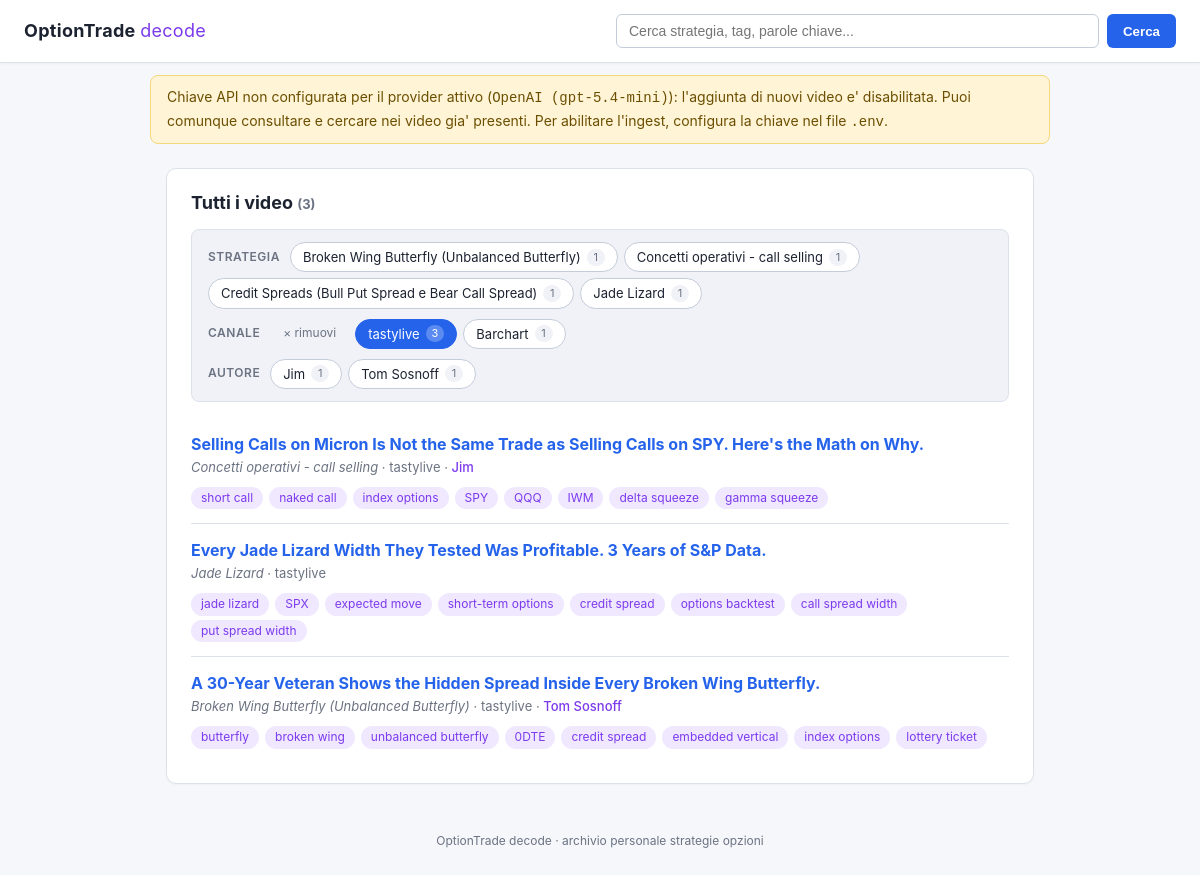
The page /search?canale=tastylive on the database its author committed.
### tables this page shows
CREATE TABLE videos (
    id           INTEGER PRIMARY KEY AUTOINCREMENT,
    url          TEXT NOT NULL UNIQUE,
    video_id     TEXT NOT NULL,
    titolo       TEXT NOT NULL DEFAULT '',
    canale       TEXT NOT NULL DEFAULT '',
    durata_sec   INTEGER,
    lingua_orig  TEXT NOT NULL DEFAULT '',
    strategia    TEXT NOT NULL DEFAULT '',
    tag          TEXT NOT NULL DEFAULT '',
    trascrizione TEXT NOT NULL DEFAULT '',
    sintesi_it   TEXT NOT NULL DEFAULT '',
    created_at   TEXT NOT NULL
, autore TEXT NOT NULL DEFAULT '', topics TEXT NOT NULL DEFAULT '');

### app.py (the view)
@app.route("/search")
def search():
    query = (request.args.get("q") or "").strip()
    strategia = (request.args.get("strategia") or "").strip() or None
    canale = (request.args.get("canale") or "").strip() or None
    autore = (request.args.get("autore") or "").strip() or None
    risultati = db.search(query, strategia=strategia, canale=canale, autore=autore)
    return render_template(
        "search.html",
        query=query,
        risultati=risultati,
        facets=db.facets(),
        filtro_strategia=strategia,
        filtro_canale=canale,
        filtro_autore=autore,
    )

### app.py (called while the page is built)
@app.context_processor
def inject_globals():
    return {
        "api_key_present": has_api_key(),
        "provider_label": provider_label(),
    }

### db.py (called while the page is built, shortened)
@contextmanager
def connect() -> Iterator[sqlite3.Connection]:
    DB_PATH.parent.mkdir(parents=True, exist_ok=True)
    conn = sqlite3.connect(DB_PATH)
    conn.row_factory = sqlite3.Row
    try:
        yield conn
        conn.commit()
    finally:
        conn.close()

def list_recent(
    limit: int = 50,
    *,
    strategia: str | None = None,
    canale: str | None = None,
    autore: str | None = None,
) -> list[sqlite3.Row]:
    where, params = _filter_clauses(strategia, canale, autore)
    sql = (
        "SELECT id, titolo, strategia, tag, topics, canale, autore, created_at "
        "FROM videos"
    )
    if where:
        sql += " WHERE " + " AND ".join(where)
    sql += " ORDER BY id DESC LIMIT ?"
    params.append(limit)
    with connect() as conn:
        return conn.execute(sql, params).fetchall()

def search(
    query: str,
    limit: int = 50,
    *,
    strategia: str | None = None,
    canale: str | None = None,
    autore: str | None = None,
) -> list[sqlite3.Row]:
    if not query.strip():
        return list_recent(limit, strategia=strategia, canale=canale, autore=autore)

def _filter_clauses(
    strategia: str | None,
    canale: str | None,
    autore: str | None,
    table_alias: str = "",
) -> tuple[list[str], list]:
    prefix = f"{table_alias}." if table_alias else ""
    where: list[str] = []
    params: list = []
    if strategia:
        where.append(f"{prefix}strategia = ?")
        params.append(strategia)
    if canale:
        where.append(f"{prefix}canale = ?")
        params.append(canale)
    if autore:
        where.append(f"{prefix}autore = ?")
        params.append(autore)
    return where, params

### ingest.py (called while the page is built)
def _provider() -> str:
    return (os.getenv("LLM_PROVIDER", "openai") or "openai").strip().lower()

def has_api_key() -> bool:
    if _provider() == "anthropic":
        return bool(os.getenv("ANTHROPIC_API_KEY", "").strip())
    return bool(os.getenv("OPENAI_API_KEY", "").strip())

def provider_label() -> str:
    p = _provider()
    if p == "anthropic":
        return f"Anthropic ({os.getenv('CLAUDE_MODEL', 'claude-sonnet-4-6')})"
    return f"OpenAI ({os.getenv('OPENAI_MODEL', 'gpt-5.4-mini')})"

### templates/search.html (shortened to what this page needs)
{% extends "base.html" %}
{% block content %}
<section class="card">
  <h2>
    {% if query %}Risultati per "{{ query }}"{% else %}Tutti i video{% endif %}
    <span class="muted small">({{ risultati|length }})</span>
  </h2>
  {% set base_endpoint = 'search' %}
  {% set base_query = {'q': query} %}
  {% include "_filter_bar.html" %}
  {% if risultati %}
    <ul class="video-list">
      {% for r in risultati %}
        <li>
          <a href="{{ url_for('video_detail', video_pk=r['id']) }}"><strong>{{ r['titolo'] or '(senza titolo)' }}</strong></a>
          <div class="meta">
            {% if r['strategia'] %}<em>{{ r['strategia'] }}</em>{% endif %}
            {% if r['canale'] %}&middot; {{ r['canale'] }}{% endif %}
            {% if r['autore'] %}&middot; <span class="autore">{{ r['autore'] }}</span>{% endif %}
          </div>
          {% if r['tag'] %}<div class="tags">{% for t in r['tag'].split(',') %}<span class="tag">{{ t.strip() }}</span>{% endfor %}</div>{% endif %}
        </li>
      {% endfor %}
    </ul>
  {% else %}
    <p class="muted">Nessun risultato.</p>
  {% endif %}
</section>
{% endblock %}

### templates/_filter_bar.html (shortened to what this page needs)
{% if facets.strategia or facets.canale %}
<div class="filter-bar">
  {% if facets.strategia %}
    <div class="group">
      <span class="label">Strategia</span>
      {% for nome, n in facets.strategia[:12] %}
        <a class="chip {% if filtro_strategia == nome %}active{% endif %}"
           href="{{ chip_url(base_endpoint, base_query, 'strategia', None if filtro_strategia == nome else nome)|trim }}">
          {{ nome }} <span class="count">{{ n }}</span>
        </a>
      {% endfor %}
    </div>
  {% endif %}
  {% if facets.canale %}
    <div class="group">
      <span class="label">Canale</span>
      {% if filtro_canale %}
        <a class="chip clear" href="{{ chip_url(base_endpoint, base_query, 'canale', None)|trim }}">&times; rimuovi</a>
      {% endif %}
      {% for nome, n in facets.canale[:12] %}
        <a class="chip {% if filtro_canale == nome %}active{% endif %}"
           href="{{ chip_url(base_endpoint, base_query, 'canale', None if filtro_canale == nome else nome)|trim }}">
          {{ nome }} <span class="count">{{ n }}</span>
        </a>
      {% endfor %}
    </div>
  {% endif %}
  {% if facets.autore %}
    <div class="group">
      <span class="label">Autore</span>
      {% for nome, n in facets.autore[:12] %}
        <a class="chip {% if filtro_autore == nome %}active{% endif %}"
           href="{{ chip_url(base_endpoint, base_query, 'autore', None if filtro_autore == nome else nome)|trim }}">
          {{ nome }} <span class="count">{{ n }}</span>
        </a>
      {% endfor %}
    </div>
  {% endif %}
</div>
{% endif %}

### static/style.css (style rules this page uses)
:root { --bg: #f6f7fb; --panel: #ffffff; --panel-2: #f0f2f7; --text: #1c2230; --muted: #6b7382; --accent: #2563eb; --accent-soft: #e0ebff; --accent-2: #7c3aed; --accent-2-soft: #efe8ff; --warn-bg: #fff4d6; --warn-fg: #6b4f00; --warn-border: #f3d97c; --err-bg: #ffe5e5; --err-fg: #8a1111; --err-border: #f3a8a8; --ok-bg: #def7e3; --ok-fg: #155724; --ok-border: #97e0a3; --border: #dde1ea; --border-strong: #c4ccd9; --highlight: #fff3a8; }
* { box-sizing: border-box; }
body { margin: 0; font-family: -apple-system, BlinkMacSystemFont, "Segoe UI", Roboto, "Helvetica Neue", Arial, sans-serif; background: var(--bg); color: var(--text); line-height: 1.55; }
.card { background: var(--panel); border: 1px solid var(--border); border-radius: 10px; padding: 20px 24px; margin-bottom: 20px; box-shadow: 0 1px 2px rgba(0,0,0,0.03); }
.card h2 { margin: 0 0 12px 0; font-size: 18px; }
.muted { color: var(--muted); }
.small { font-size: 13px; }
.filter-bar { display: flex; flex-direction: column; gap: 10px; padding: 12px 16px; background: var(--panel-2); border: 1px solid var(--border); border-radius: 8px; margin-bottom: 16px; }
.filter-bar .group { display: flex; flex-wrap: wrap; align-items: center; gap: 6px; }
.filter-bar .label { font-size: 12px; font-weight: 600; color: var(--muted); text-transform: uppercase; letter-spacing: 0.5px; margin-right: 4px; }
.chip { display: inline-flex; align-items: center; gap: 6px; background: var(--panel); border: 1px solid var(--border-strong); color: var(--text); padding: 4px 12px; border-radius: 999px; font-size: 13px; text-decoration: none; transition: all 0.15s; cursor: pointer; }
.chip .count { font-size: 11px; color: var(--muted); background: var(--panel-2); border-radius: 999px; padding: 0 6px; min-width: 18px; text-align: center; }
.chip.active { background: var(--accent); color: #ffffff; border-color: var(--accent); }
.chip.active .count { background: rgba(255,255,255,0.25); color: #ffffff; }
.chip.clear { background: transparent; border-color: transparent; color: var(--muted); font-size: 12px; }
.video-list { list-style: none; padding: 0; margin: 0; }
.video-list li { padding: 14px 0; border-bottom: 1px solid var(--border); }
.video-list li:last-child { border-bottom: 0; }
.video-list a { color: var(--accent); text-decoration: none; }
.meta { color: var(--muted); font-size: 13px; }
.tags { margin-top: 6px; }
.tag { display: inline-block; background: var(--accent-2-soft); color: var(--accent-2); padding: 2px 10px; border-radius: 999px; font-size: 12px; margin-right: 6px; margin-top: 4px; }
.autore { color: var(--accent-2); font-weight: 500; }

### rows shown on the page
videos: strategia "Broken Wing Butterfly (Unbalanced Butterfly)", id "1", autore "Tom Sosnoff", titolo "A 30-Year Veteran Shows the Hidden Spread Inside Every Broken Wing Butterfly.", canale "tastylive", strip "butterfly" "broken wing" "unbalanced butterfly" "0DTE" "credit spread" "embedded vertical" "index options" "lottery ticket"
videos: strategia "Credit Spreads (Bull Put Spread e Bear Call Spread)", n "1"
videos: titolo "Selling Calls on Micron Is Not the Same Trade as Selling Calls on SPY. Here's the Math on Why.", strategia "Concetti operativi - call selling", canale "tastylive", autore "Jim", strip "short call" "naked call" "index options" "SPY" "QQQ" "IWM" "delta squeeze" "gamma squeeze"
videos: titolo "Every Jade Lizard Width They Tested Was Profitable. 3 Years of S&P Data.", strategia "Jade Lizard", canale "tastylive", strip "jade lizard" "SPX" "expected move" "short-term options" "credit spread" "options backtest" "call spread width" "put spread width"

### other values the page prints
{{ provider_label }} "OpenAI (gpt-5.4-mini)"
{{ risultati|length }} "3"
{{ nome }} "Concetti operativi - call selling" "Jade Lizard"
{{ n }} "1" "1"
{{ nome }} "tastylive" "Barchart"
{{ n }} "3" "1"
{{ nome }} "Jim"
{{ n }} "1"
